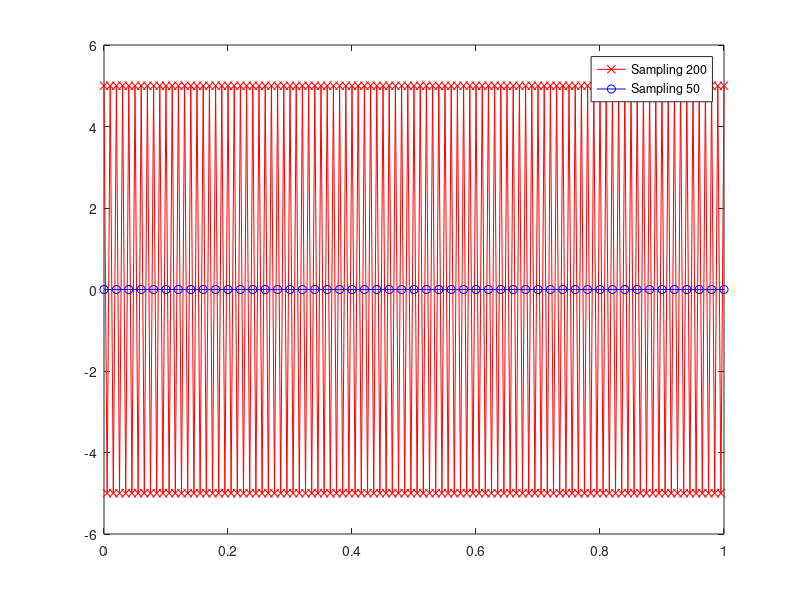

Here is the MATLAB script that generated this plot:
clc
clear all;
close all;

t=0:0.001:1;
f=100;
fs1=200;
fs2=50;

x=5*cos(2*pi*f*t);
t1=0:1/fs1:1;
y=5*cos(2*pi*f*t1);
t2=0:1/fs2:1;
z=5*sin(2*pi*f*t2);

%subplot(221)
plot(t1,y,'rx-',t2,z,'bo-');
legend('Sampling 200','Sampling 50');